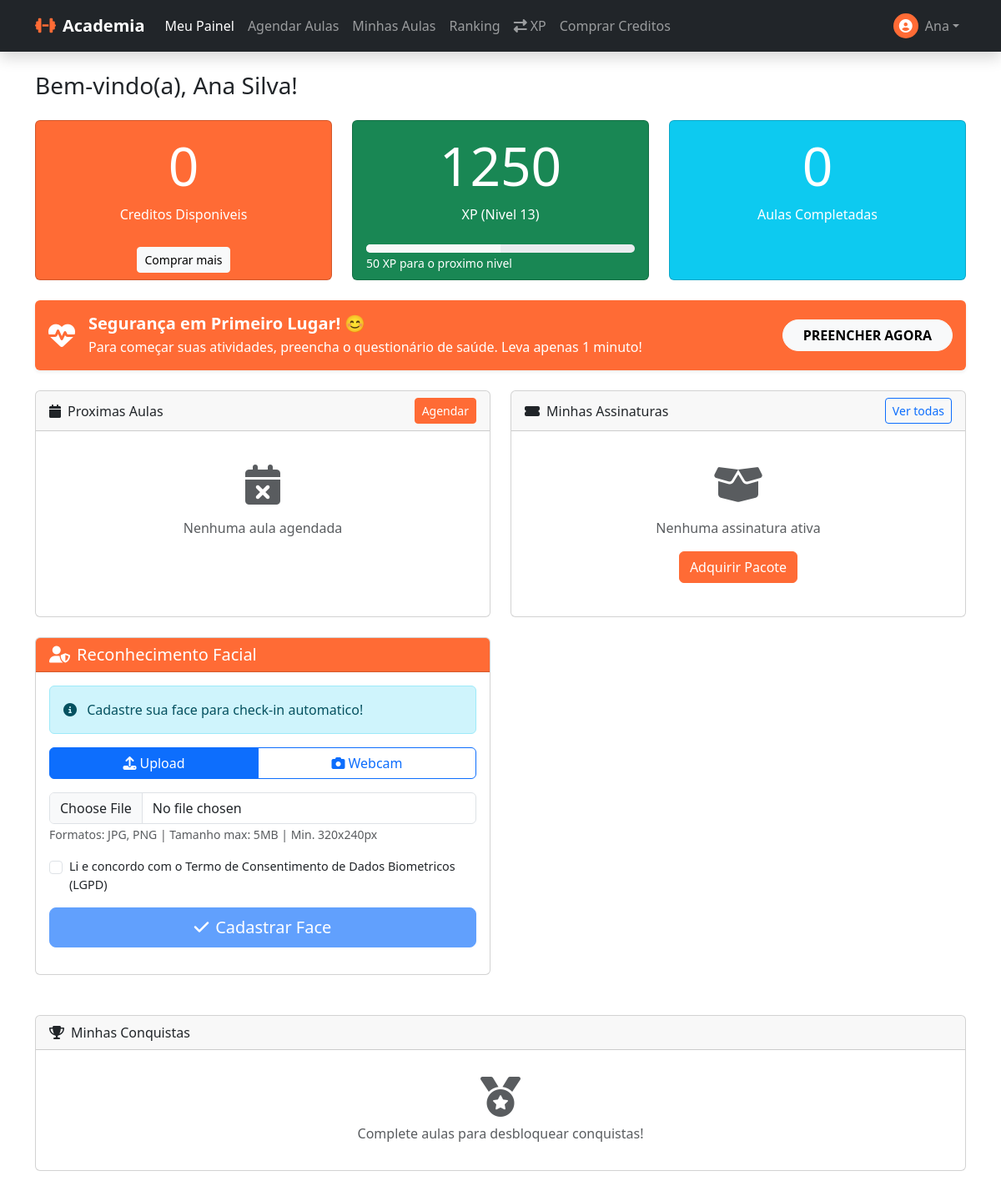
Page /student/dashboard (signed in) on the earlier database version.
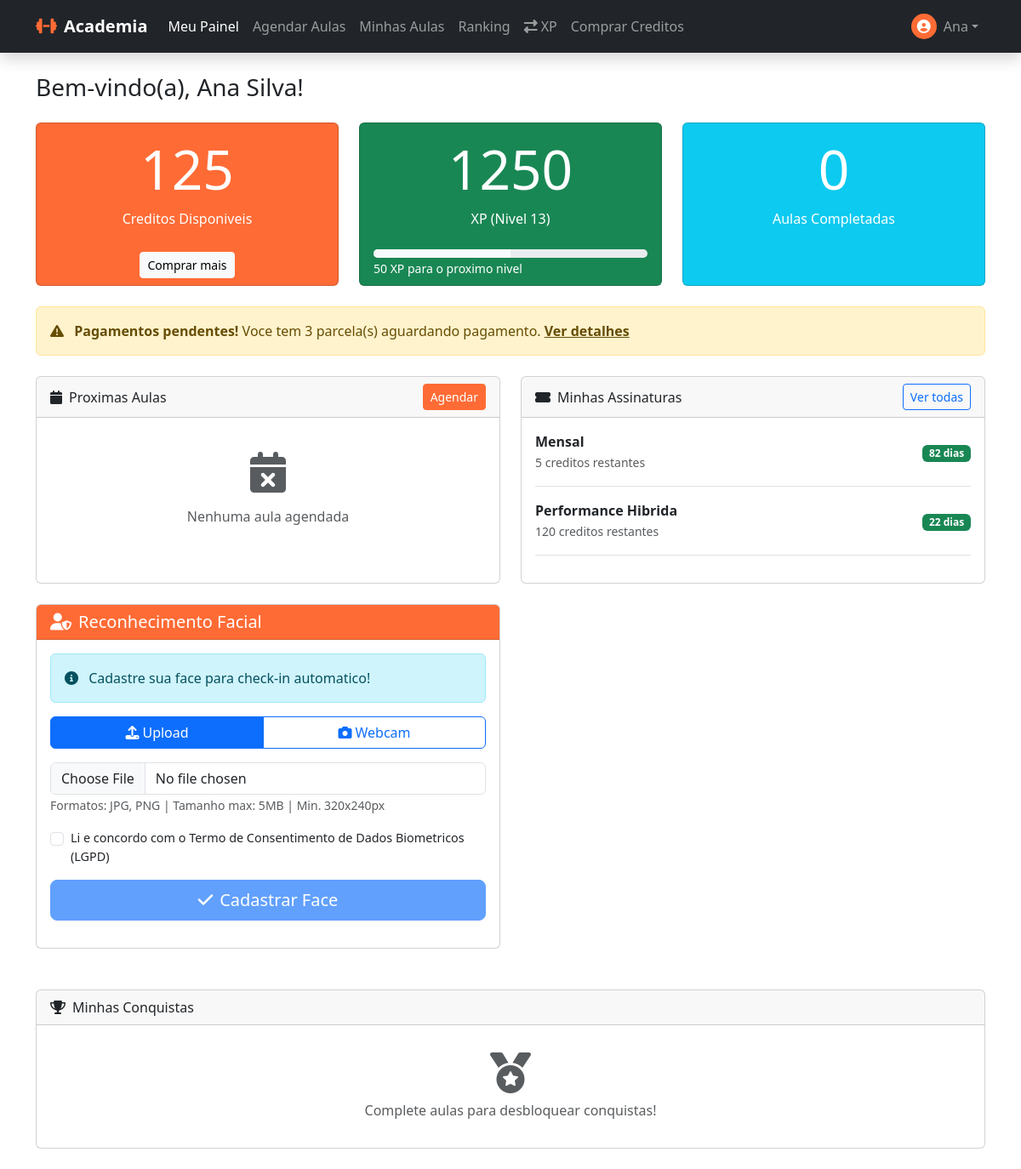
Same page on the later database version.
### app/models/subscription.py (models this page shows, shortened)
class Subscription(db.Model):
    __tablename__ = 'subscriptions'
    id = db.Column(db.Integer, primary_key=True)
    user_id = db.Column(db.Integer, db.ForeignKey('users.id'), nullable=False)
    package_id = db.Column(db.Integer, db.ForeignKey('packages.id'), nullable=False)
    credits_total = db.Column(db.Integer, nullable=False)
    credits_used = db.Column(db.Integer, default=0)
    start_date = db.Column(db.Date, nullable=False)
    end_date = db.Column(db.Date, nullable=False)
    status = db.Column(db.Enum(SubscriptionStatus), default=SubscriptionStatus.ACTIVE)
    payment_status = db.Column(db.Enum(PaymentStatus), default=PaymentStatus.PENDING)
    blocked_at = db.Column(db.DateTime)
    block_reason = db.Column(db.String(255))
    is_recurring = db.Column(db.Boolean, default=False)  # Se é assinatura recorrente
    nupay_subscription_id = db.Column(db.String(100), nullable=True)  # ID da assinatura na NuPay
    recurring_status = db.Column(db.String(20), default='ACTIVE')  # ACTIVE, PAUSED, CANCELLED
    next_billing_date = db.Column(db.Date, nullable=True)  # Próxima cobrança
    last_billing_date = db.Column(db.Date, nullable=True)  # Última cobrança
    created_at = db.Column(db.DateTime, default=datetime.utcnow)
    updated_at = db.Column(db.DateTime, default=datetime.utcnow, onupdate=datetime.utcnow)
    user = db.relationship('User', backref='subscriptions')
    payments = db.relationship('Payment', backref='subscription', lazy=True, cascade='all, delete-orphan')
    bookings = db.relationship('Booking', backref='subscription', lazy=True)
    @property
    def credits_remaining(self):
        return self.credits_total - self.credits_used
    @property
    def days_until_expiry(self):
        if self.end_date:
            delta = self.end_date - datetime.now().date()
            return delta.days
        return 0

### app/models/package.py (models this page shows, shortened)
class Package(db.Model):
    __tablename__ = 'packages'
    id = db.Column(db.Integer, primary_key=True)
    name = db.Column(db.String(100), nullable=False)
    description = db.Column(db.Text)
    credits = db.Column(db.Integer, nullable=False)
    price = db.Column(db.Numeric(10, 2), nullable=False)
    installments = db.Column(db.Integer, default=1)  # Quantas parcelas
    installment_price = db.Column(db.Numeric(10, 2))  # Preco por parcela
    validity_days = db.Column(db.Integer, nullable=False)  # Ex: 90 dias
    photo_url = db.Column(db.String(255))
    color = db.Column(db.String(7), default='#FF6B35')
    is_featured = db.Column(db.Boolean, default=False)  # Destaque
    display_order = db.Column(db.Integer, default=0)
    badge = db.Column(db.String(50))  # Ex: "MAIS VENDIDO", "NOVO"
    extra_benefits = db.Column(db.JSON)  # Ex: ["Toalha gratis", "Garrafinha"]
    is_recurring = db.Column(db.Boolean, default=False)  # Se é pacote recorrente
    recurring_interval_days = db.Column(db.Integer, default=30)  # Intervalo entre cobranças
    welcome_xp_bonus = db.Column(db.Integer, default=0)  # Bônus XP na primeira compra
    is_active = db.Column(db.Boolean, default=True)
    created_at = db.Column(db.DateTime, default=datetime.utcnow)
    updated_at = db.Column(db.DateTime, default=datetime.utcnow, onupdate=datetime.utcnow)
    subscriptions = db.relationship('Subscription', backref='package', lazy=True)

### app/routes/student.py (the view)
@student_bp.route('/')
@student_bp.route('/dashboard')
@login_required
def dashboard():
    active_subscriptions = Subscription.query.filter_by(
        user_id=current_user.id,
        status=SubscriptionStatus.ACTIVE
    ).all()
    subscription_credits = sum(sub.credits_remaining for sub in active_subscriptions)
    wallet_credits = CreditWallet.get_user_total_credits(current_user.id)
    total_credits = subscription_credits + wallet_credits
    expiring_wallets = CreditWallet.get_expiring_soon(current_user.id, days=7)
    expiring_credits = sum(w.credits_remaining for w in expiring_wallets)
    xp_available = XPLedger.get_user_available_xp(current_user.id)
    today = datetime.now().date()
    upcoming_bookings = Booking.query.filter(
        Booking.user_id == current_user.id,
        Booking.date >= today,
        Booking.status == BookingStatus.CONFIRMED
    ).order_by(Booking.date, Booking.schedule_id).limit(5).all()
    next_booking = upcoming_bookings[0] if upcoming_bookings else None
    pending_payments = Payment.query.join(Subscription).filter(
        Subscription.user_id == current_user.id,
        Payment.status.in_([PaymentStatusEnum.PENDING, PaymentStatusEnum.OVERDUE])
    ).order_by(Payment.due_date).all()
    user_rank = db.session.query(
        func.count(User.id)
    ).filter(
        User.role == 'student',
        User.xp > current_user.xp
    ).scalar() + 1
    total_classes = Booking.query.filter_by(
        user_id=current_user.id,
        status=BookingStatus.COMPLETED
    ).count()
    screening_status = current_user.get_screening_status(ScreeningType.PARQ)
    return render_template('student/dashboard.html',
                         active_subscriptions=active_subscriptions,
                         total_credits=total_credits,
                         wallet_credits=wallet_credits,
                         expiring_credits=expiring_credits,
                         xp_available=xp_available,
                         upcoming_bookings=upcoming_bookings,
                         next_booking=next_booking,
                         pending_payments=pending_payments,
                         user_rank=user_rank,
                         total_classes=total_classes,
                         screening_status=screening_status)

### app/models/credit_wallet.py (called while the page is built)
    @classmethod
    def get_user_total_credits(cls, user_id):
        result = db.session.query(
            db.func.coalesce(db.func.sum(cls.credits_remaining), 0)
        ).filter(
            cls.user_id == user_id,
            cls.is_expired == False,
            cls.credits_remaining > 0,
            cls.expires_at > datetime.utcnow()
        ).scalar()
        return int(result)

    @classmethod
    def get_expiring_soon(cls, user_id, days=7):
        from datetime import timedelta
        threshold = datetime.utcnow() + timedelta(days=days)
        return cls.query.filter(
            cls.user_id == user_id,
            cls.is_expired == False,
            cls.credits_remaining > 0,
            cls.expires_at <= threshold,
            cls.expires_at > datetime.utcnow()
        ).order_by(cls.expires_at.asc()).all()

### app/models/user.py (called while the page is built)
    @property
    def is_admin(self):
        return self.role == 'admin'

    @property
    def is_student(self):
        return self.role == 'student'

    @property
    def is_instructor(self):
        return self.role == 'instructor'

### app/templates/student/dashboard.html (shortened to what the changed rows need)
{% extends "base.html" %}
{% block content %}
<div class="container py-4">
    <h3 class="mb-4">Bem-vindo(a), {{ current_user.name }}!</h3>
    <div class="row g-4 mb-4">
        <div class="col-md-4">
            <div class="card bg-primary text-white h-100">
                <div class="card-body text-center">
                    <h1 class="display-3">{{ current_user.total_credits }}</h1>
                    <p class="mb-0">Creditos Disponiveis</p>
                </div>
            </div>
        </div>
        <div class="col-md-4">
            <div class="card bg-success text-white h-100">
                <div class="card-body text-center">
                    <h1 class="display-3">{{ current_user.xp }}</h1>
                </div>
            </div>
        </div>
        <div class="col-md-4">
            <div class="card bg-info text-white h-100">
                <div class="card-body text-center">
                    <h1 class="display-3">{{ current_user.completed_bookings_count }}</h1>
                </div>
            </div>
        </div>
    </div>
    {% if pending_payments %}
    <div class="alert alert-warning mb-4">
        <i class="fas fa-exclamation-triangle me-2"></i>
        <strong>Pagamentos pendentes!</strong> Voce tem {{ pending_payments|length }} parcela(s) aguardando pagamento.
        <a href="{{ url_for('student.my_subscriptions') }}" class="alert-link">Ver detalhes</a>
    </div>
    {% endif %}
    {% if screening_status is none %}
    <div class="alert alert-primary mb-4 shadow-sm border-0 bg-primary text-white">
        <div class="d-flex align-items-center">
            <i class="fas fa-heartbeat fa-2x me-3"></i>
            <div>
                <h5 class="mb-1 fw-bold">Segurança em Primeiro Lugar! 😊</h5>
                <p class="mb-0">Para começar suas atividades, preencha o questionário de saúde. Leva apenas 1 minuto!
                </p>
            </div>
            <a href="{{ url_for('health.fill_parq') }}"
                class="btn btn-light ms-auto fw-bold px-4 rounded-pill">PREENCHER AGORA</a>
        </div>
    </div>
    {% endif %}
    <div class="row g-4">
        <div class="col-md-6">
        </div>
        <div class="col-md-6">
            <div class="card h-100">
                <div class="card-body">
                    {% if active_subscriptions %}
                    {% for sub in active_subscriptions %}
                    <div class="d-flex justify-content-between align-items-center mb-3 pb-3 border-bottom">
                        <div>
                            <strong>{{ sub.package.name }}</strong>
                            <br>
                            <small class="text-muted">
                                {{ sub.credits_remaining }} creditos restantes
                            </small>
                        </div>
                        <div class="text-end">
                            {% if sub.days_until_expiry > 7 %}
                            <span class="badge bg-success">{{ sub.days_until_expiry }} dias</span>
                            {% elif sub.days_until_expiry > 0 %}
                            <span class="badge bg-warning text-dark">{{ sub.days_until_expiry }} dias</span>
                            {% else %}
                            <span class="badge bg-danger">Expirada</span>
                            {% endif %}
                        </div>
                    </div>
                    {% endfor %}
                    {% else %}
                    <div class="text-center py-4">
                        <i class="fas fa-box-open fa-3x text-muted mb-3"></i>
                        <p class="text-muted mb-3">Nenhuma assinatura ativa</p>
                        <a href="{{ url_for('shop.packages') }}" class="btn btn-primary">
                            Adquirir Pacote
                        </a>
                    </div>
                    {% endif %}
                </div>
            </div>
        </div>
    </div>
    <div class="row mt-4">
        <div class="col-md-6">
        </div>
    </div>
    <div class="row mt-4">
        <div class="col-12">
        </div>
    </div>
</div>
{% endblock %}

Differences in the rows shown:
added Subscription: total_credits "125", package.name "Mensal", credits_remaining "5", days_until_expiry "82"
added Subscription: package.name "Performance Hibrida", credits_remaining "120", days_until_expiry "22"
Other differences:
{{ pending_payments|length }}: (not shown) → "3"
{{ current_user.total_credits }}: "0" → (not shown)
text no longer shown: "Segurança em Primeiro Lugar! 😊 Para começar suas atividades, preencha o questionário de saúde. Leva apenas 1 minuto! PREENCHER AGORA Nenhuma assinatura ativa Adquirir Pacote"
text now shown: "Pagamentos pendentes! Voce tem parcela(s) aguardando pagamento. Ver detalhes"
